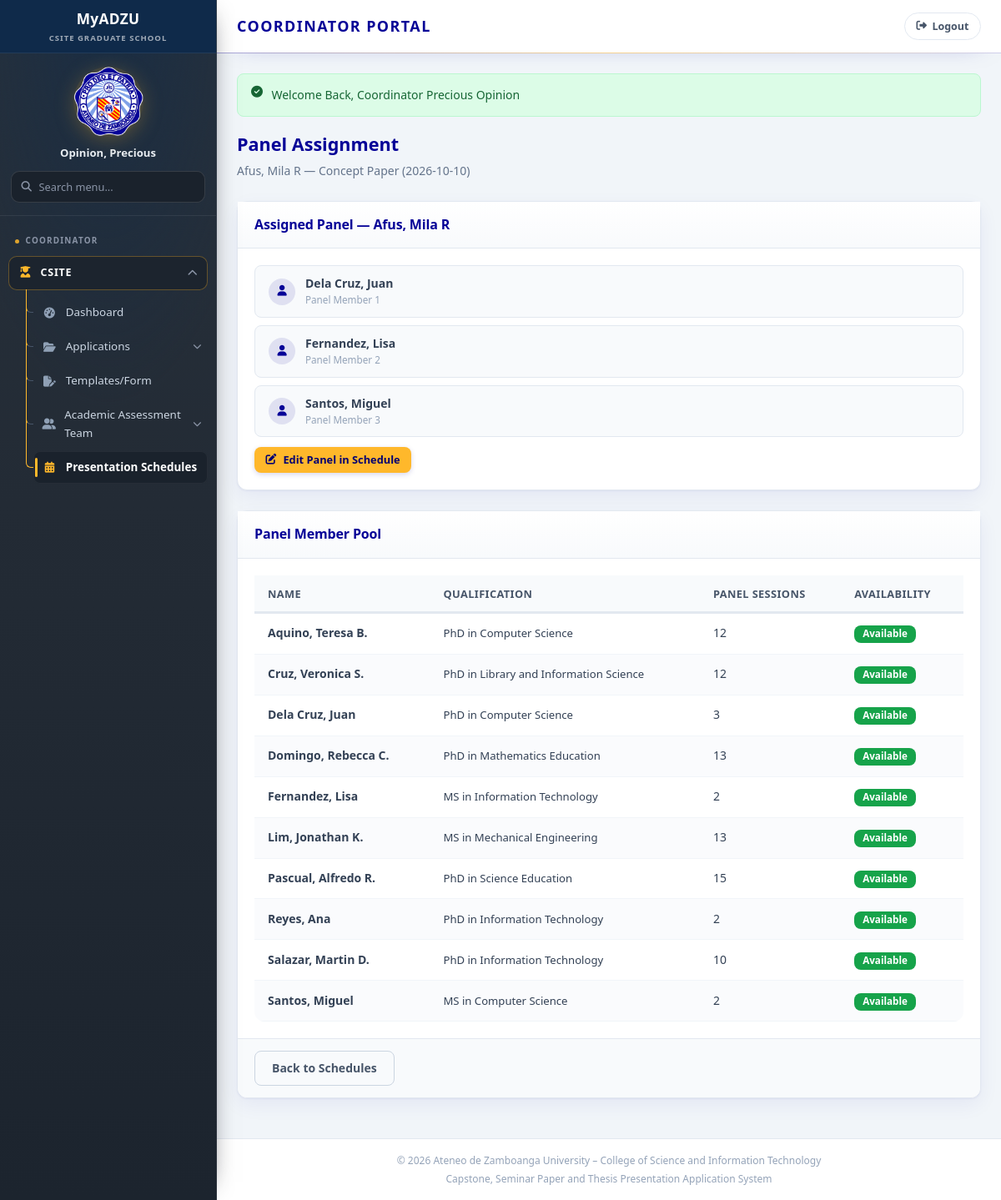
Page /coordinator/schedule/panel.php?id=4 (signed in) on the committed database.
### tables this page shows
CREATE TABLE `panel_members` (
  `panel_member_id` int(11) NOT NULL,
  `first_name` varchar(100) NOT NULL,
  `middle_name` varchar(100) DEFAULT NULL,
  `last_name` varchar(100) NOT NULL,
  `qualification` varchar(150) NOT NULL,
  `email` varchar(100) DEFAULT NULL,
  `availability` enum('available','unavailable') NOT NULL DEFAULT 'available',
  `notes` text DEFAULT NULL,
  `created_at` timestamp NOT NULL DEFAULT current_timestamp(),
  `updated_at` timestamp NOT NULL DEFAULT current_timestamp() ON UPDATE current_timestamp()
);

### includes/config/modules/25-prototype-store.php (called while the page is built, shortened)
<?php
function storeGet(string $key, array $default = []): array {
    return $_SESSION[$key] ?? $default;
}

### includes/config/db.php (called while the page is built, shortened)
<?php
class DB {
    private static $pdo = null;
    public static function getConnection() {
        if (self::$pdo === null) {
            $host = 'localhost';
            $db   = 'csite_grad_school';
            $user = 'root';
            $pass = '';
            $port = '3306';
            $dsn = "mysql:host=$host;port=$port;dbname=$db;charset=utf8mb4";
            try {
                self::$pdo = new PDO($dsn, $user, $pass, [
                    PDO::ATTR_ERRMODE            => PDO::ERRMODE_EXCEPTION,
                    PDO::ATTR_DEFAULT_FETCH_MODE => PDO::FETCH_ASSOC,
                    PDO::ATTR_EMULATE_PREPARES   => false,
                ]);
            } catch (PDOException $e) {
                die("Database Connection Error: " . $e->getMessage());
            }
        }
        return self::$pdo;
    }
    public static function query($sql, $params = []) {
        $pdo = self::getConnection();
        $stmt = $pdo->prepare($sql);
        $stmt->execute($params);
        return $stmt;
    }
}

### includes/config/modules/46-schedules.php (called while the page is built, shortened)
<?php
function findSchedule(string $id): ?array {
    if (class_exists('DB') && ctype_digit($id)) {
        try {
            $stmt = DB::getConnection()->prepare(
                'SELECT sc.schedule_id AS id, sc.application_id AS applicationId,
                        u.email AS studentEmail,
                        TRIM(CONCAT(s.last_name, ", ", s.first_name, IF(s.middle_initial IS NULL OR s.middle_initial = "", "", CONCAT(" ", s.middle_initial)))) AS studentName,
                        a.presentation_stage AS stage, sc.presentation_date AS date,
                        sc.start_time AS time, sc.venue, sc.status, ap.name AS adviser,
                        TRIM(CONCAT_WS(" ", sc.documentor_first_name, sc.documentor_middle_name, sc.documentor_last_name)) AS documentor,
                        GROUP_CONCAT(CONCAT(pm.last_name, ", ", pm.first_name, IF(pm.middle_name IS NULL OR pm.middle_name = "", "", CONCAT(" ", pm.middle_name)) ) ORDER BY spa.assignment_id SEPARATOR ", ") AS panel
                 FROM schedules sc
                 INNER JOIN applications a ON a.application_id = sc.application_id
                 INNER JOIN users u ON u.user_id = a.user_id
                 LEFT JOIN students s ON s.user_id = u.user_id
                 LEFT JOIN advisor_pool ap ON ap.adviser_id = sc.adviser_id
                 LEFT JOIN schedule_panel_assignments spa ON spa.schedule_id = sc.schedule_id
                 LEFT JOIN panel_members pm ON pm.panel_member_id = spa.panel_member_id
                 WHERE sc.schedule_id = :id
                 GROUP BY sc.schedule_id
                 LIMIT 1'
            );
            $stmt->execute(['id' => (int) $id]);
            return $stmt->fetch() ?: null;
        } catch (Throwable $e) {
            return null;
        }
    }
    return null;
}
function databaseSchedulePanelMembers(int $applicationId): array {
    if (!class_exists('DB') || $applicationId <= 0) return [];    try {
        $rows = DB::query(
                'SELECT pm.*, spa.panel_role
             FROM schedules sc
             INNER JOIN schedule_panel_assignments spa ON spa.schedule_id = sc.schedule_id
             INNER JOIN panel_members pm ON pm.panel_member_id = spa.panel_member_id
             WHERE sc.application_id = :application_id
             ORDER BY spa.assignment_id'
        , ['application_id' => $applicationId])->fetchAll();
        return array_map(static function (array $row): array {
            $member = normalizePanelMemberRow($row);
            if (isset($row['panel_role'])) {
                $member['panel_role'] = (string) $row['panel_role'];
            }
            return $member;
        }, $rows);
    } catch (Throwable $e) {
        return [];
    }
}

### includes/config/modules/45-pools.php (called while the page is built, shortened)
<?php
function normalizePanelMemberRow(array $row): array {
    $firstName = trim((string) ($row['first_name'] ?? ''));
    $middleName = trim((string) ($row['middle_name'] ?? ''));
    $lastName = trim((string) ($row['last_name'] ?? ''));
    $givenName = trim(implode(' ', array_filter([$firstName, $middleName])));
    return [
        'id' => (string) ($row['panel_member_id'] ?? $row['id'] ?? ''),
        'name' => $lastName !== '' ? $lastName . ', ' . $givenName : (string) ($row['name'] ?? ''),
        'first_name' => $firstName,
        'middle_name' => $middleName,
        'last_name' => $lastName,
        'qualification' => (string) ($row['qualification'] ?? ''),
        'email' => (string) ($row['email'] ?? ''),
        'notes' => (string) ($row['notes'] ?? ''),
        'panelSessions' => (int) ($row['panel_sessions'] ?? $row['panelSessions'] ?? 0),
        'availability' => (string) ($row['availability'] ?? 'available'),
    ];
}
function databasePanelMembers(): array {
    if (class_exists('DB')) {
        try {
            $rows = DB::query('SELECT p.*, COUNT(a.assignment_id) AS panel_sessions FROM panel_members p LEFT JOIN schedule_panel_assignments a ON a.panel_member_id = p.panel_member_id GROUP BY p.panel_member_id ORDER BY p.last_name, p.first_name, p.middle_name')->fetchAll();
            return array_map('normalizePanelMemberRow', $rows);
        } catch (Throwable $e) {
        }
    }
    return array_map('normalizePanelMemberRow', storeGet('panels'));
}

### includes/config/modules/10-ui-and-urls.php (called while the page is built, shortened)
<?php
function url(string $path): string {
    return BASE_URL . '/' . ltrim($path, '/');
}

### coordinator/schedule/panel.php (the view, shortened to what this page needs)
<?php
require_once __DIR__ . '/../../includes/config/db.php';
$sch = findSchedule((string) ($_GET['id'] ?? '')) ?? (storeGet('schedules')[0] ?? null);
$assignedPanelMembers = $sch ? databaseSchedulePanelMembers((int) ($sch['applicationId'] ?? 0)) : [];
$panelNames = array_map(static function (array $member): string {
    return trim($member['last_name'] . ', ' . $member['first_name'] . (!empty($member['middle_name']) ? ' ' . $member['middle_name'] : ''));
}, $assignedPanelMembers);
$members = databasePanelMembers();
require_once __DIR__ . '/../../includes/layout/header.php';
?>
<div class="page-header">
    <h2>Panel Assignment</h2>
    <p><?= $sch ? htmlspecialchars(($sch['studentName'] ?? '') . ' — ' . ($sch['stage'] ?? '') . ' (' . ($sch['date'] ?? '') . ')') : 'Panel composition for selected presentation.' ?></p>
</div>
<div class="card">
    <div class="card-header"><h3>Assigned Panel — <?= htmlspecialchars($sch['studentName'] ?? '—') ?></h3></div>
    <div class="card-body">
        <?php if ($panelNames): ?>
        <div style="display:flex;flex-direction:column;gap:0.6rem;">
            <?php foreach ($panelNames as $idx => $name): ?>
            <div style="display:flex;align-items:center;gap:0.75rem;padding:0.6rem 1rem;background:var(--gray-50);border-radius:var(--radius);border:1px solid var(--gray-200);">
                <div style="width:32px;height:32px;border-radius:50%;background:rgba(6,2,151,0.1);display:flex;align-items:center;justify-content:center;flex-shrink:0;">
                    <i class="fas fa-user" style="color:var(--adzu-navy);font-size:0.8rem;"></i>
                </div>
                <div>
                    <div style="font-weight:600;font-size:0.875rem;"><?= htmlspecialchars($name) ?></div>
                    <div style="font-size:0.73rem;color:var(--gray-400);">Panel Member <?= $idx + 1 ?></div>
                </div>
            </div>
            <?php endforeach; ?>
        </div>
        <?php else: ?>
        <p style="color:var(--gray-400);font-size:0.85rem;">No panel members assigned to this schedule yet.</p>
        <?php endif; ?>
        <?php if ($sch): ?>
        <div style="margin-top:0.75rem;">
            <a class="btn btn-primary coord-edit-btn" href="<?= url('coordinator/schedule/edit.php?id=' . urlencode($sch['id'])) ?>"><i class="fas fa-pen-to-square" aria-hidden="true"></i> Edit Panel in Schedule</a>
        </div>
        <?php endif; ?>
    </div>
</div>
<div class="card">
    <div class="card-header"><h3>Panel Member Pool</h3></div>
    <div class="card-body">
        <div class="table-responsive">
            <table class="data-table">
                <thead>
                    <tr><th>Name</th><th>Qualification</th><th>Panel Sessions</th><th>Availability</th></tr>
                </thead>
                <tbody>
                    <?php foreach ($members as $pm): ?>
                    <tr>
                        <td><strong><?= htmlspecialchars($pm['name']) ?></strong></td>
                        <td style="font-size:0.82rem;"><?= htmlspecialchars($pm['qualification']) ?></td>
                        <td><?= (int) $pm['panelSessions'] ?></td>
                        <td>
                            <form method="post">
                                <button type="submit" class="btn btn-sm <?= ($pm['availability'] ?? '') === 'available' ? 'btn-success' : 'btn-outline' ?>" style="font-size:0.73rem;padding:2px 10px;">
                                    <?= ($pm['availability'] ?? '') === 'available' ? 'Available' : 'Unavailable' ?>
                                </button>
                            </form>
                        </td>
                    </tr>
                    <?php endforeach; ?>
                </tbody>
            </table>
        </div>
    </div>
    <div class="card-footer">
        <a href="<?= url('coordinator/schedule/manage.php') ?>" class="btn btn-outline">Back to Schedules</a>
    </div>
</div>
<?php require_once __DIR__ . '/../../includes/layout/footer.php'; ?>

### assets/css/shared/00-base.css (style rules this page uses)
:root { --adzu-navy: #060297; --adzu-navy-light: #2018c0; --adzu-navy-dark: #040170; --adzu-gold: #FFB82B; --adzu-gold-hover: #e5a526; --adzu-blue: #4285F4; --white: #ffffff; --gray-50: #f8fafc; --gray-100: #f1f5f9; --gray-200: #e2e8f0; --gray-300: #cbd5e1; --gray-400: #94a3b8; --gray-500: #64748b; --gray-600: #475569; --gray-700: #334155; --gray-800: #1e293b; --success: #16a34a; --success-bg: #dcfce7; --warning: #ca8a04; --warning-bg: #fef9c3; --danger: #dc2626; --danger-bg: #fee2e2; --info: #2563eb; --info-bg: #dbeafe; --purple: #7c3aed; --purple-bg: #ede9fe; --sidebar-width: 260px; --topbar-height: 64px; --radius: 8px; --radius-lg: 12px; --shadow: 0 1px 3px rgba(6, 2, 151, 0.08); --shadow-md: 0 4px 12px rgba(6, 2, 151, 0.1); --transition: 0.2s ease; --font: 'Source Sans 3', 'Segoe UI', sans-serif; --font-heading: 'Montserrat', 'Segoe UI', sans-serif; }
*, *::before, *::after { box-sizing: border-box; margin: 0; padding: 0; }
html { scroll-behavior: smooth; }
body { font-family: var(--font); font-size: 15px; line-height: 1.6; color: var(--gray-700); background: var(--gray-100); min-height: 100vh; }
h1, h2, h3, h4, h5, h6, .topbar-title h1, .section-title, .page-header h2, .card-header h3 { font-family: var(--font-heading); }
a { color: var(--adzu-navy); text-decoration: none; transition: color var(--transition); }
.btn { display: inline-flex; align-items: center; justify-content: center; gap: 0.5rem; padding: 0.65rem 1.25rem; font-size: 0.875rem; font-weight: 600; font-family: var(--font); border: none; border-radius: var(--radius); cursor: pointer; transition: all var(--transition); text-decoration: none; line-height: 1.4; }
.btn-primary { background: var(--adzu-gold); color: var(--adzu-navy-dark); }
.btn-outline { background: transparent; border: 1px solid var(--gray-300); color: var(--gray-600); }
.btn-success { background: var(--success); color: var(--white); }
.btn-sm { padding: 0.4rem 0.85rem; font-size: 0.8rem; }

### assets/css/applications/10-student-application.css (style rules this page uses)
.page-header { margin-bottom: 1.5rem; }
.page-header h2 { font-size: 1.35rem; font-weight: 700; color: var(--adzu-navy); margin-bottom: 0.25rem; }
.page-header p { font-size: 0.875rem; color: var(--gray-500); }
.card { background: var(--white); border: 1px solid var(--gray-200); border-radius: var(--radius-lg); box-shadow: var(--shadow); margin-bottom: 1.5rem; }
.card-header { padding: 1rem 1.25rem; border-bottom: 1px solid var(--gray-200); display: flex; align-items: center; justify-content: space-between; gap: 1rem; flex-wrap: wrap; }
.card-header h3 { font-size: 1rem; font-weight: 600; color: var(--adzu-navy); }
.card-body { padding: 1.25rem; }
.card-footer { padding: 0.85rem 1.25rem; border-top: 1px solid var(--gray-200); background: var(--gray-50); border-radius: 0 0 var(--radius-lg) var(--radius-lg); }
.table-responsive { overflow-x: auto; }
.data-table { width: 100%; border-collapse: collapse; font-size: 0.875rem; }
.data-table th { background: var(--gray-50); padding: 0.75rem 1rem; text-align: left; font-weight: 600; color: var(--gray-600); font-size: 0.8rem; text-transform: uppercase; letter-spacing: 0.03em; border-bottom: 2px solid var(--gray-200); white-space: nowrap; }
.data-table td { padding: 0.75rem 1rem; border-bottom: 1px solid var(--gray-100); vertical-align: middle; }

### assets/css/student/95-portal-pages.css (style rules this page uses)
.card { border-color: var(--gray-200); box-shadow: 0 1px 2px rgba(6, 2, 151, 0.05), 0 8px 24px rgba(6, 2, 151, 0.06); transition: box-shadow var(--transition), transform var(--transition); }
.card-header { padding: 0.95rem 1.25rem; background: linear-gradient(180deg, #ffffff 0%, var(--gray-50) 100%); }
.card-header h3 { letter-spacing: -0.01em; }
.data-table thead th { background: var(--gray-50); border-bottom: 1px solid var(--gray-200); box-shadow: inset 0 -2px 0 var(--gray-200); }
.data-table tbody tr:nth-child(even) { background: rgba(248, 250, 252, 0.75); }
.data-table td { padding: 0.8rem 1rem; }
.table-responsive { border-radius: 0 0 var(--radius-lg) var(--radius-lg); }
.btn { transition: background var(--transition), color var(--transition), border-color var(--transition), box-shadow var(--transition), transform var(--transition); }

### assets/css/coordinator/98-edit-controls.css (style rules this page uses)
.coord-edit-btn { padding: 0.4rem 0.85rem; font-size: 0.8rem; border-radius: var(--radius); box-shadow: 0 2px 6px rgba(6, 2, 151, 0.16); }
.coord-edit-btn i { font-size: 0.8rem; }

### rows in the picture
panel_members: name "Aquino, Teresa B.", qualification "PhD in Computer Science", panelSessions "12", availability "Available"
panel_members: name "Cruz, Veronica S.", qualification "PhD in Library and Information Science", panelSessions "12", availability "Available"
panel_members: name "Dela Cruz, Juan", qualification "PhD in Computer Science", panelSessions "3", availability "Available"
panel_members: name "Domingo, Rebecca C.", qualification "PhD in Mathematics Education", panelSessions "13", availability "Available"
panel_members: name "Fernandez, Lisa", qualification "MS in Information Technology", panelSessions "2", availability "Available"
panel_members: name "Lim, Jonathan K.", qualification "MS in Mechanical Engineering", panelSessions "13", availability "Available"
panel_members: name "Pascual, Alfredo R.", qualification "PhD in Science Education", panelSessions "15", availability "Available"
panel_members: name "Reyes, Ana", qualification "PhD in Information Technology", panelSessions "2", availability "Available"
panel_members: name "Salazar, Martin D.", qualification "PhD in Information Technology", panelSessions "10", availability "Available"
panel_members: name "Santos, Miguel", qualification "MS in Computer Science", panelSessions "2", availability "Available"

### other values in the picture
$userName "Opinion, Precious"
$item['label'] "Dashboard"
$item['label'] "Applications"
$item['label'] "Templates/Form"
$item['label'] "Academic Assessment Team"
$item['label'] "Presentation Schedules"
$flash['message'] "Welcome Back, Coordinator Precious Opinion"
$sch['studentName'] "Afus, Mila R"
$name "Dela Cruz, Juan"
$name "Fernandez, Lisa"
$name "Santos, Miguel"
SITE_TAGLINE "Capstone, Seminar Paper and Thesis Presentation Application System"
